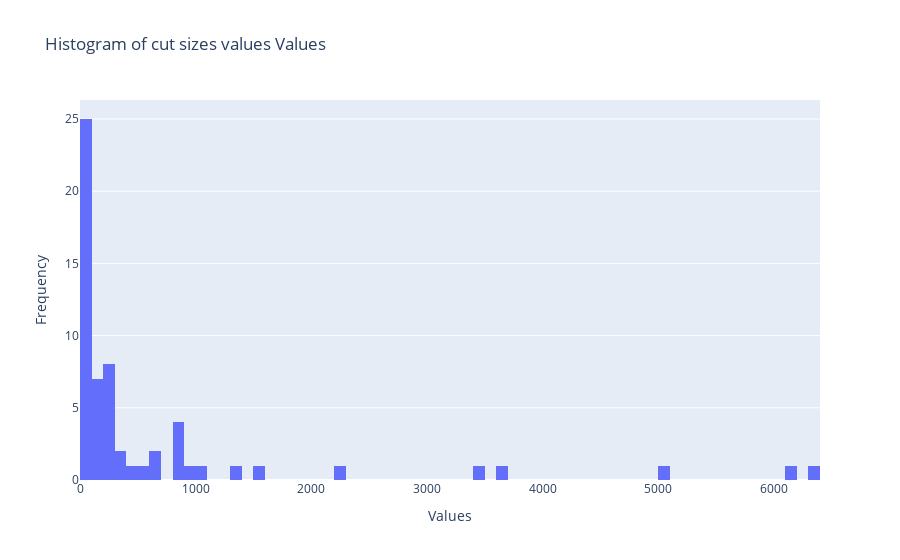

Notebook source saved alongside this figure:
### Code cell
values = list(cut_sizes.values())

# Create a histogram using Plotly
fig = go.Figure(data=[go.Histogram(x=values,nbinsx=100)])
fig.update_layout(title='Histogram of cut sizes values Values', xaxis_title='Values', yaxis_title='Frequency')
fig.show()

### Figure 1 — Plotly figure (JSON) as saved in the notebook; plotly's stock layout.template omitted (floating-point values rounded to 4 significant figures)
{"data": [{"nbinsx": 100, "type": "histogram", "x": [5008, 6354, 234, 6102, 2234, 136, 1326, 1072, 137, 3447, 3670, 860, 552, 636, 184, 809, 262, 294, 666, 287, 1540, 833, 159, 890, 952, 438, 350, 320, 236, 35, 141, 63, 199, 62, 159, 217, 213, 65, 249, 97, 5, 9, 52, 64, 19, 3, 4, 1, 17, 4, 3, 2, 1, 9, 3, 4, 1, 1, 1, 1]}], "layout": {"title": {"text": "Histogram of cut sizes values Values"}, "xaxis": {"title": {"text": "Values"}}, "yaxis": {"title": {"text": "Frequency"}}}}
